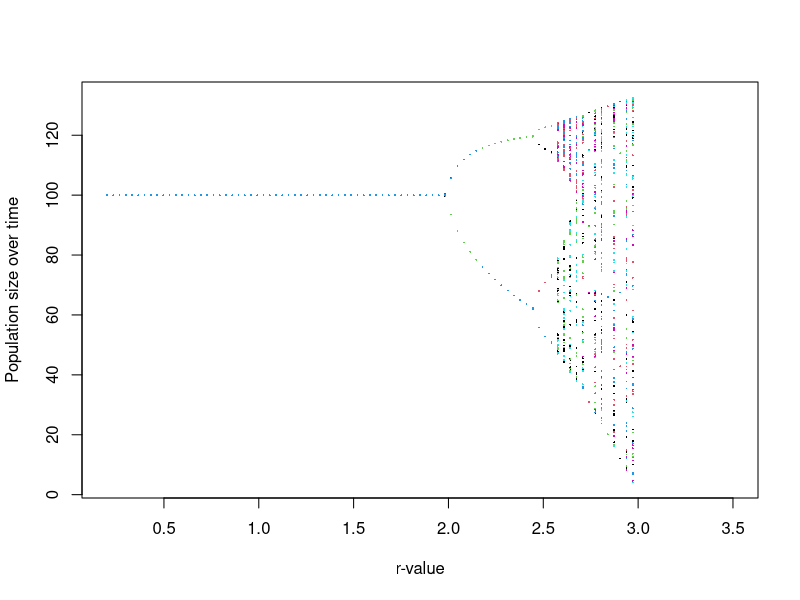
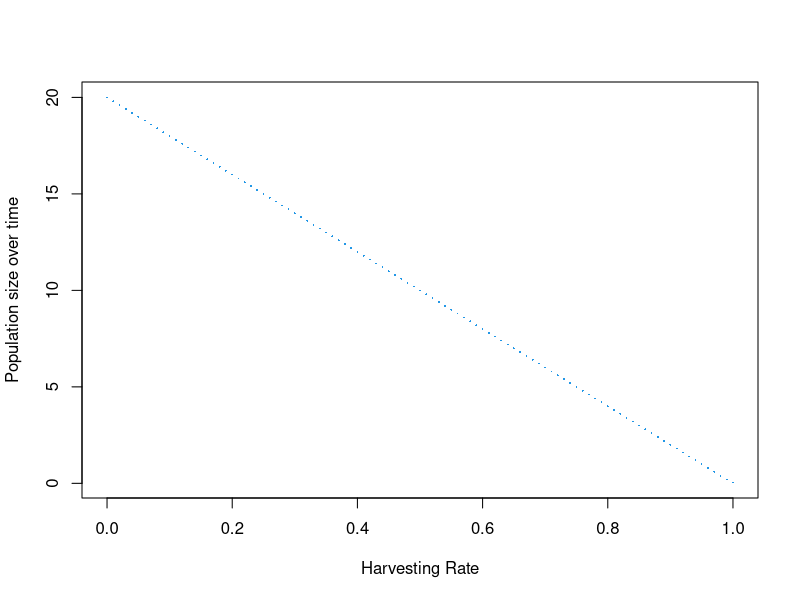

Write R code to recreate these figures, in order.
###################################################################
## Bio 261, Coursework 2 Report
##
## Title: Population Dynamics in fisheries
##
## Author: Rhys Cousins
##
## Date: 19/04/2024
##
## R version 4.3.2
##################################################################
## Content
##
## R codes for all of the figures included in the report 
##################################################################
## Figure 1
##################################################################

## Parameters

r.values <- seq(0.2, 3.5, length.out = 101) # r-values examined
K <- 100 # Carrying Capacity
Tmax <- 500 # Length of simulations
N <- matrix(0, length(r.values), Tmax) # Pre-allocate N
N[,1] <- 1 # Initiate all N[1] = 1

## Initialize vectors to store maximum sustainable yield and stability

max_harvest_yield <- numeric(length(r.values))
population_stability <- logical(length(r.values))

## Simulating population dynamics with logistic growth model

for (i in 1:length(r.values)) {
  r <- r.values[i] # Select the i-th r-value to examine
  for (t in 1:(Tmax-1)) {
    # Adding harvesting factor midway through the simulation
    if (t == Tmax/2) {
      harvest_rate <- 0.6 # Updated harvest rate to 0.6
      N[i, t] <- N[i, t] * (1 - harvest_rate) # Apply harvesting
    }
    N[i, t+1] <- N[i, t] + r * N[i, t] * (1 - N[i, t] / K)
  }
  
## Calculate maximum sustainable harvest yield

  max_harvest_yield[i] <- max(N[i, Tmax])
  
## Assess population stability

  population_stability[i] <- var(N[i, (Tmax-100):Tmax]) < 1
}

## Bifurcation plot for logistic growth model with harvesting

matplot(r.values, N[, 401:500], pch = 16, cex = 0.25, xlab = "r-value", ylab = "Population size over time")

## Print maximum sustainable harvest yield and stability

cat("Maximum Sustainable Harvest Yield:", max_harvest_yield, "\n")
cat("Population Stability:", population_stability, "\n")

## When this simulation is run the values that are contained in Figure 2
## are observed. Along with the True or False for the population stability.


##############################################################################
#Figure 3
##############################################################################

## Parameters

r <- 1  # Constant intrinsic growth rate
K <- 20  # Carrying Capacity
Tmax <- 500  # Length of simulations
harvest_rates <- seq(0, 1, by = 0.01)  # Harvesting rates examined
N <- matrix(0, length(harvest_rates), Tmax)  # Pre-allocate N
N[, 1] <- 1  # Initiate all N[1] = 1
var_threshold <- 1  # Variance threshold to determine population stability

## Simulating population dynamics with logistic growth model and varying harvesting rates

for (i in 1:length(harvest_rates)) {
  harvest_rate <- harvest_rates[i]  # Select the i-th harvesting rate to examine
  for (t in 1:(Tmax - 1)) {
    N[i, t + 1] <- N[i, t] * (1 - harvest_rate) + r * N[i, t] * (1 - N[i, t] / K)
  }
}

## Calculate population stability
population_stability <- apply(N, 1, function(x) var(x[(Tmax - 100):Tmax]) < var_threshold)

## Print population stability and differences

print(population_stability)
print(diff(population_stability))

## Bifurcation plot for logistic growth model with varying harvesting rates

matplot(harvest_rates, N[, 401:500], pch = 16, cex = 0.25, xlab = "Harvesting Rate", ylab = "Population size over time")
